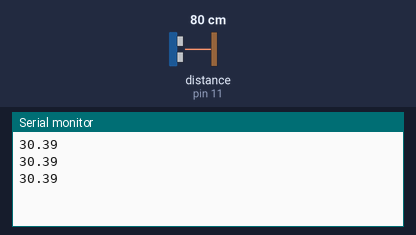
The sketch below on a simulated Arduino Uno, built with avr-gcc and run on an emulated ATmega328P. Parts: the last lines printed to the serial monitor. Wiring (inferred from the names in the program): ultrasonic range finder: trigger pin 12; echo pin 11. The test bench sets the inputs (shaded band); at power-on: distance to the obstacle (sensor on pin 11) 80 cm. The echo pulse lasts 58.3 µs per cm.

Above: at 1.3 s.
1.4 s: distance to the obstacle (sensor on pin 11) set to 2 cm
At 1.9 s:
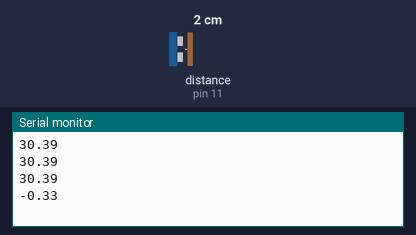
2.9 s: distance to the obstacle (sensor on pin 11) set to 4 cm
At 3.4 s:
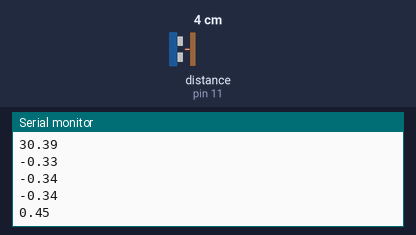
Timing chart, 0 to 5.9 s (numbered marks = the images above; inputs shaded):
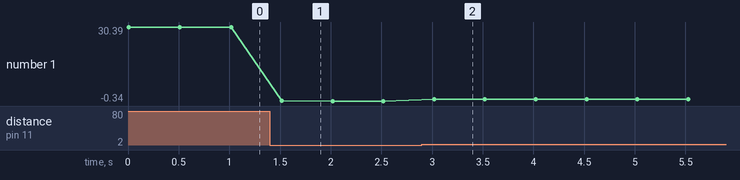

The sketch:

robo-bat-arduino.ino
```cpp
/*  code belongs to
 *  https://randomnerdtutorials.com/complete-guide-for-ultrasonic-sensor-hc-sr04/
 */

int trigPin = 12;
int echoPin = 11;
float duration, cm, inches;

void setup() {
//Serial Port begin
Serial.begin (9600);
//Define inputs and outputs
pinMode(trigPin, OUTPUT);
pinMode(echoPin, INPUT);
}

void loop() {
// The sensor is triggered by a HIGH pulse of 10 or more microseconds.
// Give a short LOW pulse beforehand to ensure a clean HIGH pulse:
digitalWrite(trigPin, LOW);
delayMicroseconds(5);
digitalWrite(trigPin, HIGH);
delayMicroseconds(10);
digitalWrite(trigPin, LOW);

// Read the signal from the sensor: a HIGH pulse whose
// duration is the time (in microseconds) from the sending
// of the ping to the reception of its echo off of an object.
pinMode(echoPin, INPUT);
duration = pulseIn(echoPin, HIGH);

// Convert the time into a distance
inches = (duration/2.0) / 74.0 - 1.0;   // Divide by 74 or multiply by 0.0135

//for arduino serial monitor
Serial.println(inches);


delay(500);
}
```

Measured:
- after the input at 1.4 s, the serial monitor: prints a new line after 0.12 s (image 1)
- after the input at 2.9 s, the serial monitor: prints a new line after 0.12 s (image 2)
- plotted number 1: 30.39 → -0.34 after the input at 1.4 s, -0.34 → 0.45 after the input at 2.9 s
